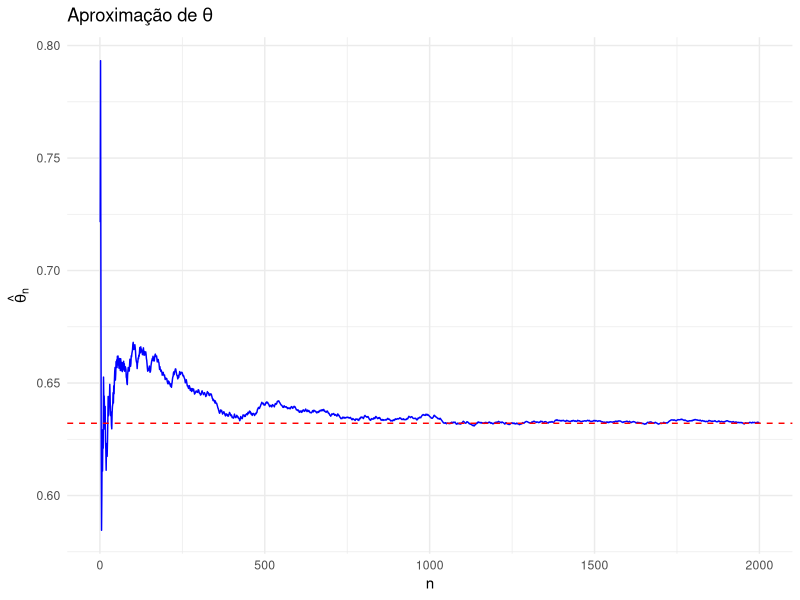
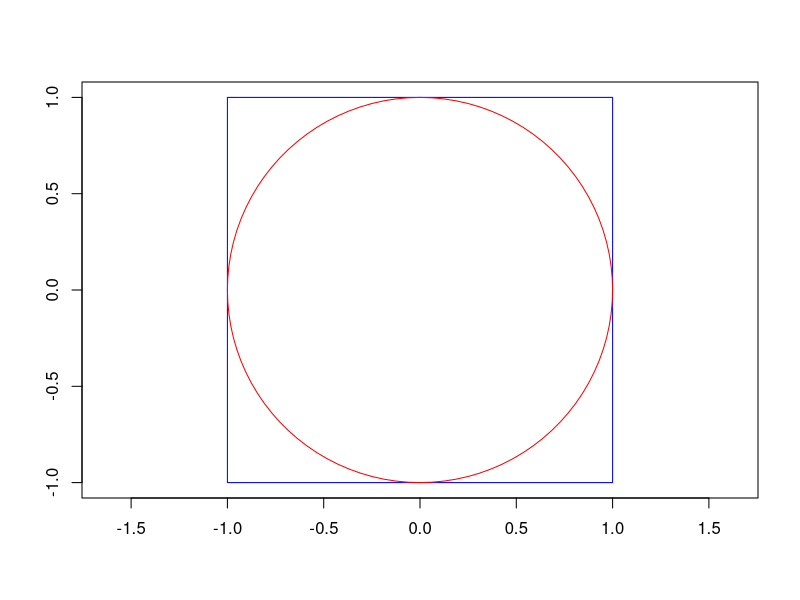
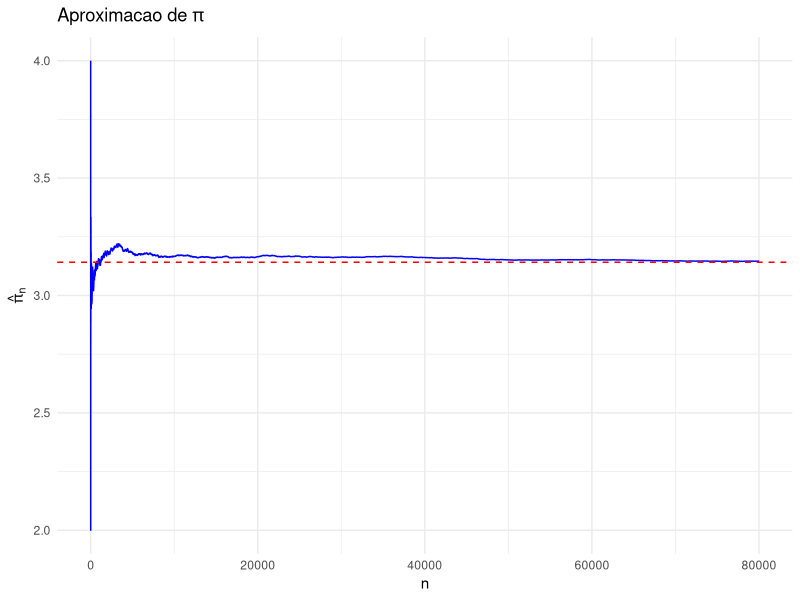
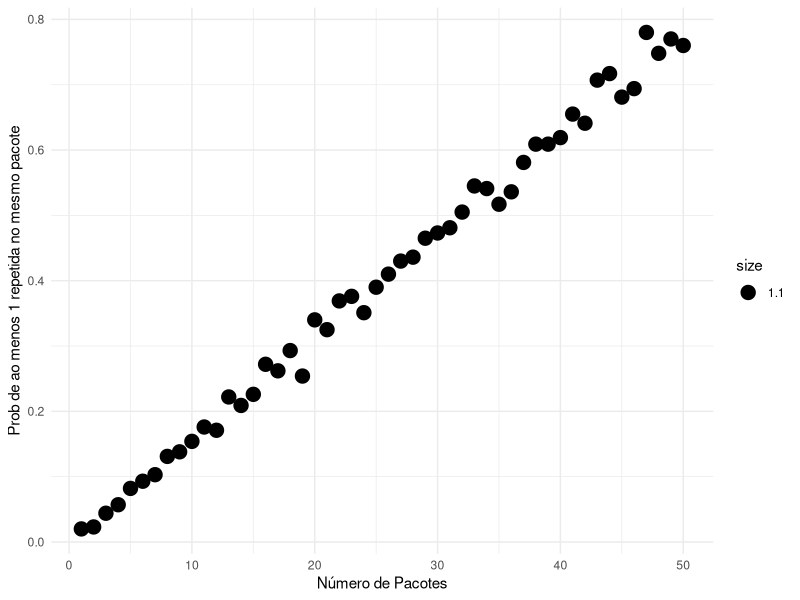

Write the R code that produced these figures, in order.
## ---- chunk 1
n <- 100
u <- runif(n, min = 0, max = 1)

# Estimativa de theta usando Monte Carlo
theta_hat <- mean(exp(-u))
cat("Estimativa de theta_hat:", theta_hat, "\n")

# Valor real da integral
valor_real <- 1 - exp(-1)
cat("Valor real:", valor_real, "\n")
## ---- chunk 2
library(ggplot2)

set.seed(58)
N <- 1:2000
theta_hat <- numeric(length(N))
u <- numeric(length(N))  # Pré-alocação do vetor

# Preenchendo o vetor u e calculando theta_hat
for (i in seq_along(N)) {
  u[i] <- runif(1)
  theta_hat[i] <- mean(exp(-u[1:i]))
}

# Criando o dataframe para o ggplot
df <- data.frame(N = N, theta_hat = theta_hat)

# Plotar o gráfico usando ggplot2
ggplot(df, aes(x = N, y = theta_hat)) +
  geom_line(color = "blue") +
  geom_hline(yintercept = 1 - exp(-1), color = "red", linetype = "dashed") +
  labs(x = "n", y = expression(hat(theta)[n]), title = expression(Aproximação~de~theta)) +
  theme_minimal()
## ---- chunk 3
set.seed(58)
library(ggplot2)

# Número de amostras
N <- 50000

# Geração de amostras da distribuição Gamma
x <- rgamma(N, shape = 2, rate = 3)  # Usando rate = 1/scale

# Cálculo de P(X >= 0.4)
y <- as.integer(x >= 0.4)

# Estimativa via Monte Carlo
valor_aproximado <- mean(y)
cat("Valor aproximado via Monte Carlo:", valor_aproximado, "\n")

# Valor real usando a função de distribuição acumulada (CDF)
valor_real <- 1 - pgamma(0.4, shape = 2, rate = 3)
cat("Valor real (CDF):", valor_real, "\n")
## ---- chunk 4
require(plotrix)
require(grid)

plot(c(-1, 1), c(-1,1), type = "n", asp=1,xlab="",yla="")
rect( -1, -1, 1, 1,border="blue") 
draw.circle( 0, 0, 1 ,border="red")
## ---- chunk 5
set.seed(459)
library(ggplot2)

N <- 1:80000
z <- numeric(length(N))

# Loop para gerar os pontos e verificar se estão dentro do círculo
for (i in seq_along(N)) {
  x <- 2 * runif(1) - 1
  y <- 2 * runif(1) - 1
  z[i] <- (x^2 + y^2 <= 1)
}

# Cálculo da estimativa de pi
theta_hat <- cumsum(z) / N
pi_hat <- theta_hat * 4

# Criando o dataframe para o ggplot
df <- data.frame(N = N, pi_hat = pi_hat)

# Plotar o gráfico usando ggplot2
ggplot(df, aes(x = N, y = pi_hat)) +
  geom_line(color = "blue") +
  geom_hline(yintercept = pi, color = "red", linetype = "dashed") +
  labs(x = "n", y = expression(hat(pi)[n]), title = expression(Aproximacao~de~pi)) +
  theme_minimal()
## ---- chunk 6
set.seed(0)
N <- 10000  # número de amostras
z <- numeric(N)

# Loop para gerar os pontos e verificar se estão dentro do círculo
for (i in 1:N) {
  x <- 2 * runif(1) - 1
  y <- 2 * runif(1) - 1
  z[i] <- (x^2 + y^2 <= 1)
}

# Estimativa de pi
theta_hat <- mean(z)
pi_hat <- theta_hat * 4
cat("Estimativa de pi:", pi_hat, "\n")

# Cálculo da variância e intervalo de confiança
sigma_hat <- sqrt(var(z) / N)
alpha <- 0.05  # Nível de significância
z_alpha2 <- qnorm(1 - alpha / 2)

# Intervalo de confiança
IC <- c(theta_hat - z_alpha2 * sigma_hat, theta_hat + z_alpha2 * sigma_hat) * 4
cat("Intervalo de confiança para pi:", IC, "\n")
## ---- chunk 7
nFigurinhas <- 640
B <- 1000
nPacotes <- 1:50
aoMenosUmaRepetidaNoMesmoPacote <- matrix(NA, length(nPacotes), B)
for(ii in 1:length(nPacotes)) {
  for(jj in 1:B) {
    figurinhas <- sample(1:nFigurinhas, nPacotes[ii] * 5, replace = TRUE)
    figurinhas <- matrix(figurinhas, nPacotes[ii], 5)
    aoMenosUmaRepetidaNoMesmoPacote[ii,jj] <- sum(apply(figurinhas, 1, function(xx) length(unique(xx)) != length(xx)) > 0)
  }
}

probCoincidencia <- apply(aoMenosUmaRepetidaNoMesmoPacote, 1, mean)
## ---- chunk 8
dados <- data.frame(probCoincidencia = probCoincidencia, nPacotes = nPacotes)

library(ggplot2)
ggplot(dados, aes(x = nPacotes, y = probCoincidencia)) +
  geom_point(aes(size = 1.1)) +
  xlab("Número de Pacotes") +
  ylab("Prob de ao menos 1 repetida no mesmo pacote") + 
  theme(legend.position = "none")+
  theme_minimal()
## ---- chunk 9
numeroPacotes <- rep(NA, B)
for(jj in 1:B) {
  albumCompleto <- FALSE
  nPacotes <- 0
  figurinhas <- NULL
  while(!albumCompleto) {
    figurinhas <- c(figurinhas, sample(1:nFigurinhas, 5, replace = TRUE))
    if(length(unique(figurinhas)) == nFigurinhas) {
      albumCompleto <- TRUE
    }
    nPacotes <- nPacotes + 1
  }
  numeroPacotes[jj] <- nPacotes
}
## ---- chunk 10
mean(numeroPacotes)
## ---- chunk 11
cat("Probabilidade de precisar de mais de 800 pacotes: ", mean(numeroPacotes > 800) * 100, "%", sep = "")
cat("Probabilidade de precisar de mais de 1000 pacotes: ", mean(numeroPacotes > 1000) * 100, "%", sep = "")
